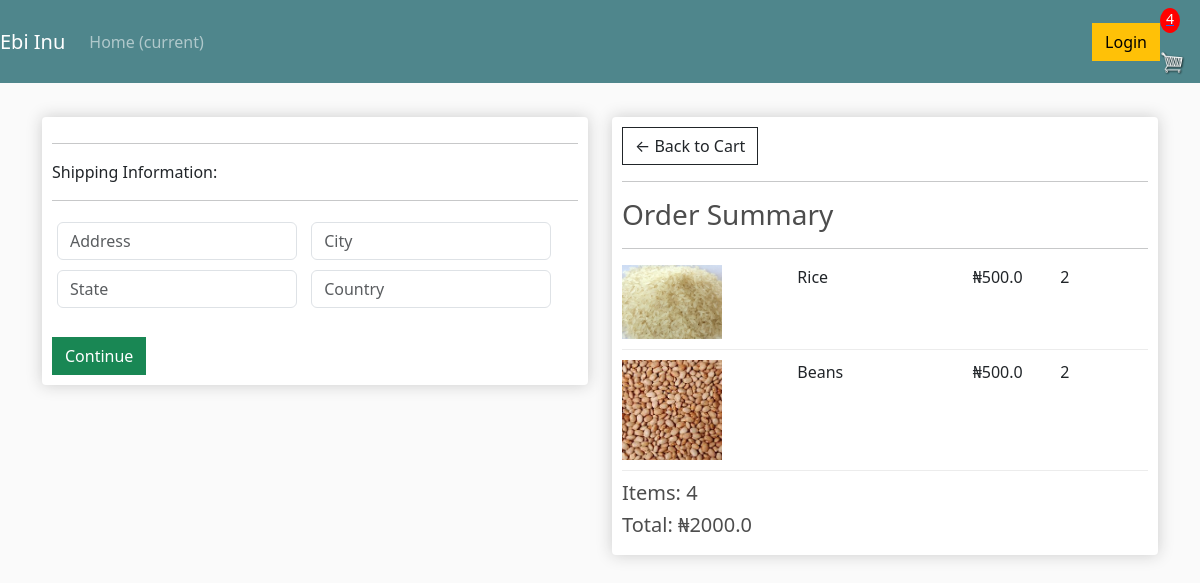
/checkout/ (signed in), run on an earlier commit of the app's database.
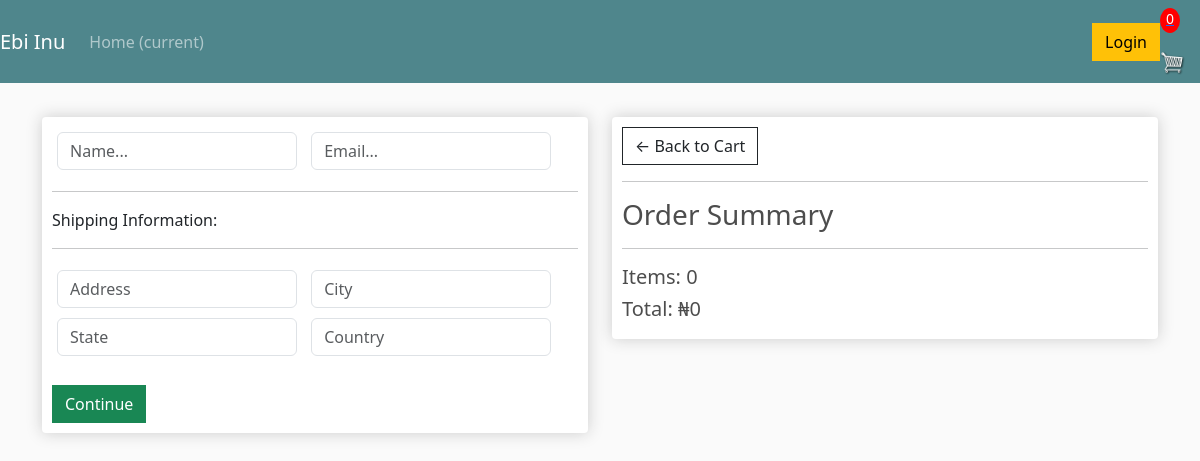
And on a later commit of the database.
### ebi/models.py (models this page shows, shortened)
class OrderItem(models.Model):
    product = models.ForeignKey(Product, on_delete=models.SET_NULL, null=True)
    order = models.ForeignKey(Order, on_delete=models.SET_NULL, null=True)
    quantity = models.IntegerField(default=0, null=True, blank=True)
    date_added = models.DateTimeField(auto_now_add=True)
    @property
    def get_total(self):
        total = self.product.price * self.quantity
        return total

class Product(models.Model):
    name = models.CharField(max_length=200)
    price = models.DecimalField(max_digits=7, decimal_places=1)
    digital = models.BooleanField(default=False, null=True, blank=True)
    image = models.ImageField(null=True, blank=True)
    @property
    def imageURL(self):
        try:
              url = self.image.url
        except:
             url = ''
        return url

class Order(models.Model):
    customer = models.ForeignKey(Customer, on_delete=models.SET_NULL, null=True, blank=True)
    date_ordered = models.DateTimeField(auto_now_add=True)
    complete = models.BooleanField(default=False)
    transaction_id = models.CharField(max_length=100, null=True)
    @property
    def shipping(self):
        shipping = False
        orderitems = self.orderitem_set.all()
        for i in orderitems:
            if i.product.digital == False:
                shipping = True
        return shipping
    @property
    def get_cart_total(self):
        orderitems = self.orderitem_set.all()
        total = sum([item.get_total for item in orderitems])
        return total
    @property
    def get_cart_items(self):
        orderitems = self.orderitem_set.all()
        total = sum([item.quantity for item in orderitems])
        return total

### ebi/views.py (the view)
# urls.py: path('checkout/', views.checkout, name="checkout"),
def checkout(request):
    data = cartData(request)
    cartItems = data['cartItems']
    order = data['order']
    items = data['items']
    context = {'items':items, 'order':order, 'cartItems':cartItems}
    return render(request, 'ebi/checkout.html', context)

### ebi/utils.py (called while the page is built)
def cartData(request):
	if request.user.is_authenticated:
		customer = request.user.customer
		order, created = Order.objects.get_or_create(customer=customer, complete=False)
		items = order.orderitem_set.all()
		cartItems = order.get_cart_items
	else:
		cookieData = cookieCart(request)
		cartItems = cookieData['cartItems']
		order = cookieData['order']
		items = cookieData['items']
	return {'cartItems':cartItems ,'order':order, 'items':items}

### ebi/templates/ebi/checkout.html (shortened to what this page needs)
{% extends 'ebi/main.html' %}
{% load static %}
{% block content %}
    <div class="row">
        <div class="col-lg-6">
            <div class="box-element" id="form-wrapper">
                <form id="form">
                    <div id="user-info">
                        <div class="form-field">
                            <input required class="form-control" type="text" name="name" placeholder="Name...">
                        </div>
                        <div class="form-field">
                            <input required class="form-control" type="email" name="email" placeholder="Email...">
                        </div>
                    </div>
                    <div id="shipping info">
                        <hr>
                        <p>Shipping Information:</p>
                        <hr>
                        <div class="form-field">
                            <input class="form-control" type="text" name="address" placeholder="Address">
                        </div>
                        <div class="form-field">
                            <input class="form-control" type="text" name="city" placeholder="City">
                        </div>
                        <div class="form-field">
                            <input class="form-control" type="text" name="state" placeholder="State">
                        </div>
                        <div class="form-field">
                            <input class="form-control" type="text" name="country" placeholder="Country">
                        </div>
                    </div>
                    <br>
                    <input id="form-button" class="btn btn-success btn-block" type="submit" value="Continue">
                </form>
            </div>
            <br>
        </div>
        <div class="col-lg-6">
            <div class="box-element">
                <a  class="btn btn-outline-dark" href="{% url 'cart' %}">&#x2190; Back to Cart</a>
                <hr>
                <h3>Order Summary</h3>
                <hr>
                {% for item in items %}
                <div class="cart-row">
                    <div style="flex:2"><img class="row-image" src="{{item.product.imageURL}}"></div>
                    <div style="flex:2"><p>{{item.product.name}}</p></div>
                    <div style="flex:1"><p>₦{{item.product.price}}</p></div>
                    <div style="flex:1"><p>{{item.quantity}}</p></div>
                </div>
                {% endfor %}
                <h5>Items: {{order.get_cart_items}}</h5>
                <h5>Total: ₦{{order.get_cart_total}}</h5>
            </div>
        </div>
    </div>
{% endblock content %}

What changed in the data, as far as the page shows it:
removed OrderItem: product.imageURL (picture), product.name "Rice", product.price "500.0", quantity "2"
no longer on this page (row edited): OrderItem: product.imageURL (picture), product.name "Beans", product.price "500.0", quantity "2"
no longer on this page (row edited): Order: get_cart_items "4", get_cart_total "2000.0"
added Order: get_cart_items "0", get_cart_total "0"
Also different on the page:
{{ cartItems }}: "4" → "0"
